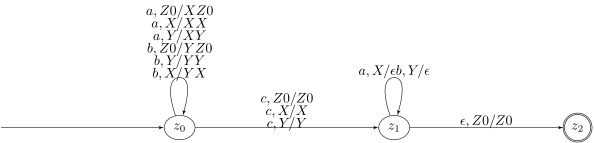

Python code for this plot:
from zephod.pushdown import *

from utils.language.grammar import *
from utils.plotter import *


def pda_example():
    grammar = Grammar()
    grammar.add("S", "A")
    grammar.add("A", "aAa")
    grammar.add("A", "bAb")
    grammar.add("A", "c")

    transition = PDADelta()

    transition.add("z0", "z0",
                   {
                       ("a", Stack.EMPTY): Push(obj="X"),
                       ("a", "X"): Push(obj="X"),
                       ("a", "Y"): Push(obj="X"),

                       ("b", Stack.EMPTY): Push(obj="Y"),
                       ("b", "Y"): Push(obj="Y"),
                       ("b", "X"): Push(obj="Y")
                   })

    transition.add("z0", "z1",
                   {
                       ("c", Stack.EMPTY): Null(),
                       ("c", "X"): Null(),
                       ("c", "Y"): Null()
                   })

    transition.add("z1", "z1",
                   {
                       ("a", "X"): Pop(),
                       ("b", "Y"): Pop(),
                   })

    transition.add("z1", "z2",
                   {
                       ("$", Stack.EMPTY): Null()
                   })

    pda = PushdownAutomata(transition, initial="z0", final={"z2"})

    pda.debug(grammar.enumerate(length=15).pop())

    AutomataPlotter.plot(pda)
    AutomataPlotter.tikz(pda, filename="pda-example", output="./examples/pushdown-automata/")

    print(pda)


pda_example()
